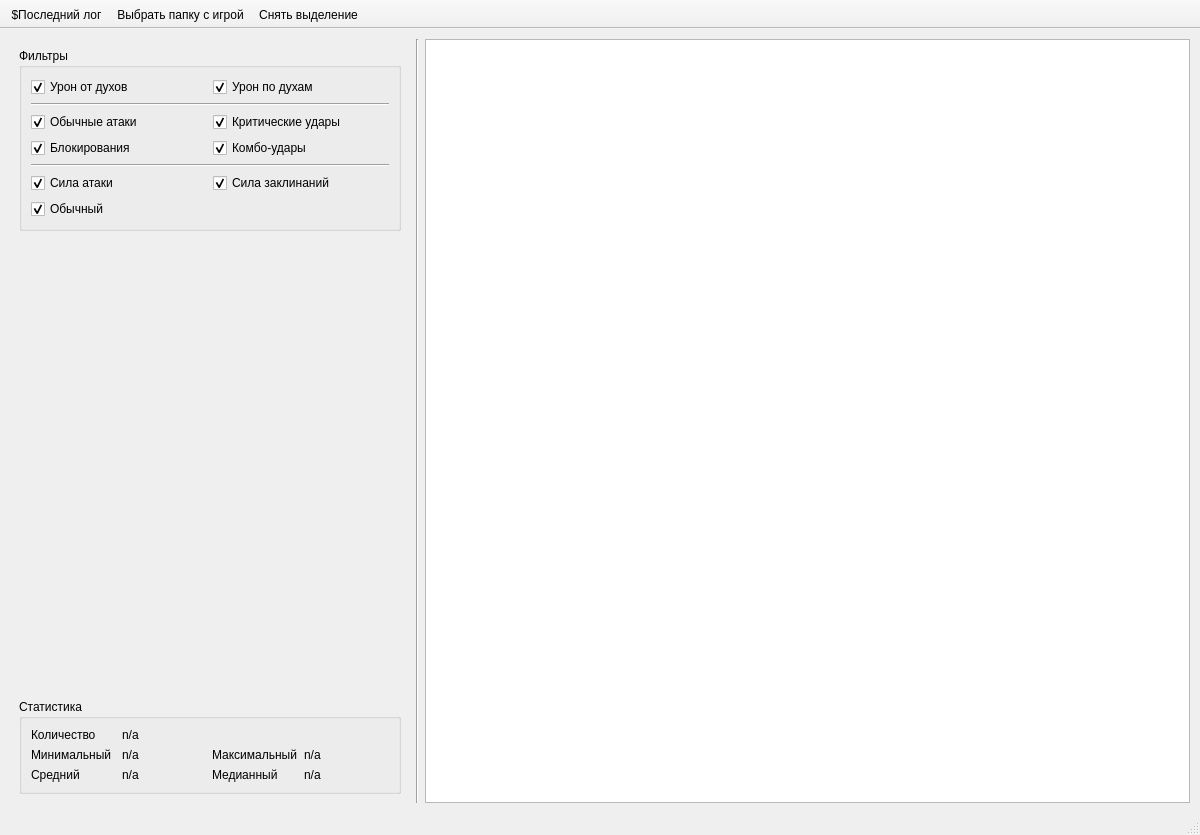
<?xml version="1.0" encoding="UTF-8"?>
<ui version="4.0">
 <class>MainWindow</class>
 <widget class="QMainWindow" name="MainWindow">
  <property name="geometry">
   <rect>
    <x>0</x>
    <y>0</y>
    <width>1200</width>
    <height>835</height>
   </rect>
  </property>
  <property name="minimumSize">
   <size>
    <width>1200</width>
    <height>800</height>
   </size>
  </property>
  <property name="windowTitle">
   <string>Калькулятор урона</string>
  </property>
  <property name="windowIcon">
   <iconset theme="accessories-calculator"/>
  </property>
  <property name="iconSize">
   <size>
    <width>36</width>
    <height>36</height>
   </size>
  </property>
  <widget class="QWidget" name="central_widget">
   <property name="sizePolicy">
    <sizepolicy hsizetype="Preferred" vsizetype="Preferred">
     <horstretch>1</horstretch>
     <verstretch>1</verstretch>
    </sizepolicy>
   </property>
   <layout class="QHBoxLayout" name="horizontalLayout_4" stretch="0,0,0">
    <property name="leftMargin">
     <number>10</number>
    </property>
    <property name="topMargin">
     <number>10</number>
    </property>
    <property name="rightMargin">
     <number>10</number>
    </property>
    <property name="bottomMargin">
     <number>10</number>
    </property>
    <item>
     <widget class="QWidget" name="verticalWidget" native="true">
      <property name="minimumSize">
       <size>
        <width>400</width>
        <height>0</height>
       </size>
      </property>
      <property name="maximumSize">
       <size>
        <width>400</width>
        <height>16777215</height>
       </size>
      </property>
      <layout class="QVBoxLayout" name="verticalLayout">
       <item>
        <widget class="QGroupBox" name="groupBox">
         <property name="title">
          <string>Фильтры</string>
         </property>
         <layout class="QGridLayout" name="gridLayout">
          <item row="6" column="0">
           <widget class="QCheckBox" name="cb_attack_o">
            <property name="text">
             <string>Обычный</string>
            </property>
            <property name="checked">
             <bool>true</bool>
            </property>
           </widget>
          </item>
          <item row="5" column="0">
           <widget class="QCheckBox" name="cb_attack_p">
            <property name="text">
             <string>Сила атаки</string>
            </property>
            <property name="checked">
             <bool>true</bool>
            </property>
           </widget>
          </item>
          <item row="3" column="0">
           <widget class="QCheckBox" name="cb_attack_block">
            <property name="text">
             <string>Блокирования</string>
            </property>
            <property name="checked">
             <bool>true</bool>
            </property>
           </widget>
          </item>
          <item row="1" column="0" colspan="2">
           <widget class="Line" name="line_2">
            <property name="orientation">
             <enum>Qt::Orientation::Horizontal</enum>
            </property>
           </widget>
          </item>
          <item row="0" column="0">
           <widget class="QCheckBox" name="cb_outgoing_spirit_damage">
            <property name="text">
             <string>Урон от духов</string>
            </property>
            <property name="checked">
             <bool>true</bool>
            </property>
           </widget>
          </item>
          <item row="5" column="1">
           <widget class="QCheckBox" name="cb_attack_m">
            <property name="text">
             <string>Сила заклинаний</string>
            </property>
            <property name="checked">
             <bool>true</bool>
            </property>
           </widget>
          </item>
          <item row="2" column="0">
           <widget class="QCheckBox" name="cb_attack_common">
            <property name="text">
             <string>Обычные атаки</string>
            </property>
            <property name="checked">
             <bool>true</bool>
            </property>
           </widget>
          </item>
          <item row="3" column="1">
           <widget class="QCheckBox" name="cb_attack_combo">
            <property name="text">
             <string>Комбо-удары</string>
            </property>
            <property name="checked">
             <bool>true</bool>
            </property>
           </widget>
          </item>
          <item row="2" column="1">
           <widget class="QCheckBox" name="cb_attack_critical">
            <property name="text">
             <string>Критические удары</string>
            </property>
            <property name="checked">
             <bool>true</bool>
            </property>
           </widget>
          </item>
          <item row="0" column="1">
           <widget class="QCheckBox" name="cb_incoming_spirit_damage">
            <property name="text">
             <string>Урон по духам</string>
            </property>
            <property name="checked">
             <bool>true</bool>
            </property>
           </widget>
          </item>
          <item row="4" column="0" colspan="2">
           <widget class="Line" name="line_3">
            <property name="orientation">
             <enum>Qt::Orientation::Horizontal</enum>
            </property>
           </widget>
          </item>
         </layout>
        </widget>
       </item>
       <item>
        <spacer name="verticalSpacer">
         <property name="orientation">
          <enum>Qt::Orientation::Vertical</enum>
         </property>
         <property name="sizeHint" stdset="0">
          <size>
           <width>20</width>
           <height>40</height>
          </size>
         </property>
        </spacer>
       </item>
       <item>
        <widget class="QGroupBox" name="groupBox_2">
         <property name="title">
          <string>Статистика</string>
         </property>
         <layout class="QGridLayout" name="gridLayout_2" columnstretch="0,0,0,0,0">
          <item row="0" column="1">
           <widget class="QLabel" name="label_9">
            <property name="text">
             <string>Количество</string>
            </property>
           </widget>
          </item>
          <item row="2" column="2">
           <widget class="QLabel" name="label_6">
            <property name="text">
             <string>n/a</string>
            </property>
           </widget>
          </item>
          <item row="0" column="2">
           <widget class="QLabel" name="label_10">
            <property name="text">
             <string>n/a</string>
            </property>
           </widget>
          </item>
          <item row="1" column="3">
           <widget class="QLabel" name="label_3">
            <property name="text">
             <string>Максимальный</string>
            </property>
           </widget>
          </item>
          <item row="1" column="1">
           <widget class="QLabel" name="label">
            <property name="text">
             <string>Минимальный</string>
            </property>
           </widget>
          </item>
          <item row="1" column="2">
           <widget class="QLabel" name="label_4">
            <property name="text">
             <string>n/a</string>
            </property>
           </widget>
          </item>
          <item row="2" column="1">
           <widget class="QLabel" name="label_5">
            <property name="text">
             <string>Средний</string>
            </property>
           </widget>
          </item>
          <item row="1" column="4">
           <widget class="QLabel" name="label_2">
            <property name="text">
             <string>n/a</string>
            </property>
           </widget>
          </item>
          <item row="2" column="4">
           <widget class="QLabel" name="label_8">
            <property name="text">
             <string>n/a</string>
            </property>
           </widget>
          </item>
          <item row="2" column="3">
           <widget class="QLabel" name="label_7">
            <property name="text">
             <string>Медианный</string>
            </property>
           </widget>
          </item>
         </layout>
        </widget>
       </item>
      </layout>
     </widget>
    </item>
    <item>
     <widget class="Line" name="line">
      <property name="orientation">
       <enum>Qt::Orientation::Vertical</enum>
      </property>
     </widget>
    </item>
    <item>
     <layout class="QVBoxLayout" name="verticalLayout_2" stretch="0">
      <item>
       <widget class="QTableView" name="damage_table_view"/>
      </item>
     </layout>
    </item>
   </layout>
  </widget>
  <widget class="QStatusBar" name="statusbar"/>
  <widget class="QToolBar" name="toolbar">
   <property name="minimumSize">
    <size>
     <width>0</width>
     <height>0</height>
    </size>
   </property>
   <property name="windowTitle">
    <string>toolBar</string>
   </property>
   <property name="movable">
    <bool>false</bool>
   </property>
   <attribute name="toolBarArea">
    <enum>TopToolBarArea</enum>
   </attribute>
   <attribute name="toolBarBreak">
    <bool>false</bool>
   </attribute>
   <addaction name="action_load_last_log"/>
   <addaction name="action_set_game_folder"/>
   <addaction name="action_clear_selection"/>
  </widget>
  <widget class="QMenuBar" name="menubar">
   <property name="geometry">
    <rect>
     <x>0</x>
     <y>0</y>
     <width>1200</width>
     <height>33</height>
    </rect>
   </property>
  </widget>
  <action name="action_set_game_folder">
   <property name="icon">
    <iconset theme="folder"/>
   </property>
   <property name="text">
    <string>&amp;Выбрать папку с игрой</string>
   </property>
   <property name="toolTip">
    <string>Выберите папку с установленной игрой.</string>
   </property>
  </action>
  <action name="action_load_last_log">
   <property name="enabled">
    <bool>true</bool>
   </property>
   <property name="icon">
    <iconset theme="media-skip-forward"/>
   </property>
   <property name="text">
    <string>$Последний лог</string>
   </property>
   <property name="toolTip">
    <string>Загрузить последний лог чата</string>
   </property>
   <property name="shortcut">
    <string>F5</string>
   </property>
   <property name="menuRole">
    <enum>QAction::MenuRole::NoRole</enum>
   </property>
  </action>
  <action name="action_clear_selection">
   <property name="icon">
    <iconset theme="edit-clear"/>
   </property>
   <property name="text">
    <string>&amp;Снять выделение</string>
   </property>
   <property name="toolTip">
    <string>Снять выделение со всех строчек урона.</string>
   </property>
   <property name="shortcut">
    <string>Esc</string>
   </property>
   <property name="menuRole">
    <enum>QAction::MenuRole::NoRole</enum>
   </property>
  </action>
 </widget>
 <resources/>
 <connections/>
</ui>
